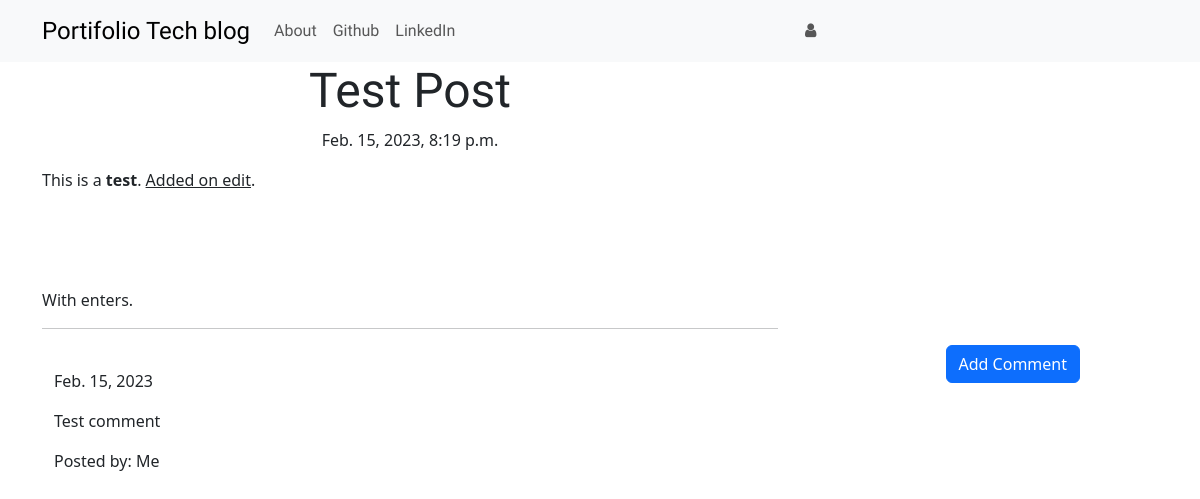
The app's page /post/1/ with its own data.
### blog/models.py (models this page shows, shortened)
class Post(models.Model):
    author = models.ForeignKey('auth.User', on_delete=models.CASCADE)
    title = models.CharField(max_length=250)
    text = models.TextField(max_length=2000)
    creation_date = models.DateField(default=timezone.now)
    publication_date = models.DateTimeField(blank=True, null=True)

class Comment(models.Model):
    post = models.ForeignKey('blog.Post', related_name='comments', on_delete=models.CASCADE)
    author = models.CharField(max_length=250)
    text = models.TextField(max_length=2000)
    creation_date = models.DateField(default=timezone.now)
    is_approved = models.BooleanField(default=False)

### blog/views.py (the view)
# urls.py: path('post/<int:pk>/', views.PostDetailView.as_view(), name='post_detail'),
class PostDetailView(DetailView):
    model = Post

### blog/templates/blog/post_detail.html (shortened to what this page needs)
{% extends 'blog/base.html' %}
{% block content %}
    <h1 class="posttitle loader">{{ post.title }}</h1>
    {% if post.publication_date %}
        <div class="date postdate">
            {{ post.publication_date }}
        </div>
    {% else %}
        <a class="btn btn-outline-dark" href="{% url 'post_publish' pk=post.pk %}">Publish</a>
    {% endif %}
    <p class="postcontent">{{ post.text|safe|linebreaksbr }}</p>
    <hr>
    <a class="btn btn-primary btn-comment" href="{% url 'add_comment' pk=post.pk %}">Add Comment</a>
    <div class="container">
        {% for comment in post.comments.all %}
            <br>
            {% if user.is_authenticated or comment.is_approved %}
                {{ comment.creation_date }}
                <p>{{ comment.text|safe|linebreaks }}</p>
                <p>Posted by: {{ comment.author }}</p>
            {% endif %}
            {% empty %}
                    <p>No comments</p>
        {% endfor %}
    </div>
{% endblock %}

### blog/static/css/blog.css (style rules this page uses)
.postdate { text-align: center; }
.posttitle { font-family: 'Russo One', sans-serif; font-size: 3em; text-align: center; }
.postcontent { font-family: 'Montserrat'; font-size: 1.5em; }
.btn-comment { position: absolute; right: 10%; }
.loader { filter: hue-rotate(0deg); color: linear-gradient(45deg, #0f8, #08f); animation: hue 5000ms infinite linear; }

### records on screen
Post: title "Test Post", publication_date "Feb. 15, 2023, 8:19 p.m.", text "This is a test . Added on edit . With enters."
Comment: creation_date "Feb. 15, 2023", text "Test comment", author "Me"
